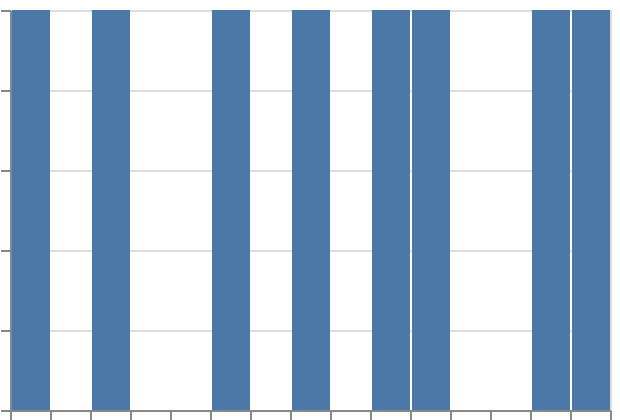

The Vega-Lite source for this figure:
### Vega-Lite specification from a JSON file in a GitHub repository (floating-point values rounded to 4 significant figures)
{"$schema": "https://vega.github.io/schema/vega-lite/v6.json", "padding": 5, "autosize": "none", "width": 300, "height": 200, "data": {"name": "table", "values": [{"c": "A", "g": "p", "x": 1, "y": 2, "v": 5, "t": "2024-01-15", "o": {"v": 3}, "IMDB Rating": 6.1, "d": "x1"}, {"c": "B", "g": "q", "x": 2, "y": 4, "v": 9, "t": "2024-02-20", "o": {"v": 7}, "IMDB Rating": 7.4, "d": "x2"}, {"c": "A", "g": "q", "x": 3, "y": 3, "v": 2, "t": "2024-03-05", "o": {"v": 1}, "IMDB Rating": 5.2, "d": "x1"}, {"c": "C", "g": "p", "x": 4, "y": 6, "v": 7, "t": "2024-05-30", "o": {"v": 4}, "IMDB Rating": 8.8, "d": "x3"}, {"c": "B", "g": "p", "x": 5, "y": 5, "v": 4, "t": "2024-07-11", "o": {"v": 9}, "IMDB Rating": 6.9, "d": "x2"}, {"c": "C", "g": "q", "x": 6, "y": 8, "v": 6, "t": "2024-09-02", "o": {"v": 2}, "IMDB Rating": 7.7, "d": "x3"}, {"c": "A", "g": "p", "x": 7, "y": 7, "v": 8, "t": "2024-11-25", "o": {"v": 5}, "IMDB Rating": 4.4, "d": "x1"}, {"c": "B", "g": "q", "x": 8, "y": 9, "v": 3, "t": "2024-12-31", "o": {"v": 8}, "IMDB Rating": 9.1, "d": "x2"}]}, "mark": "bar", "encoding": {"x": {"field": "IMDB Rating", "type": "quantitative", "bin": {"divide": [3], "maxbins": 20}}, "y": {"aggregate": "count", "type": "quantitative"}}}
